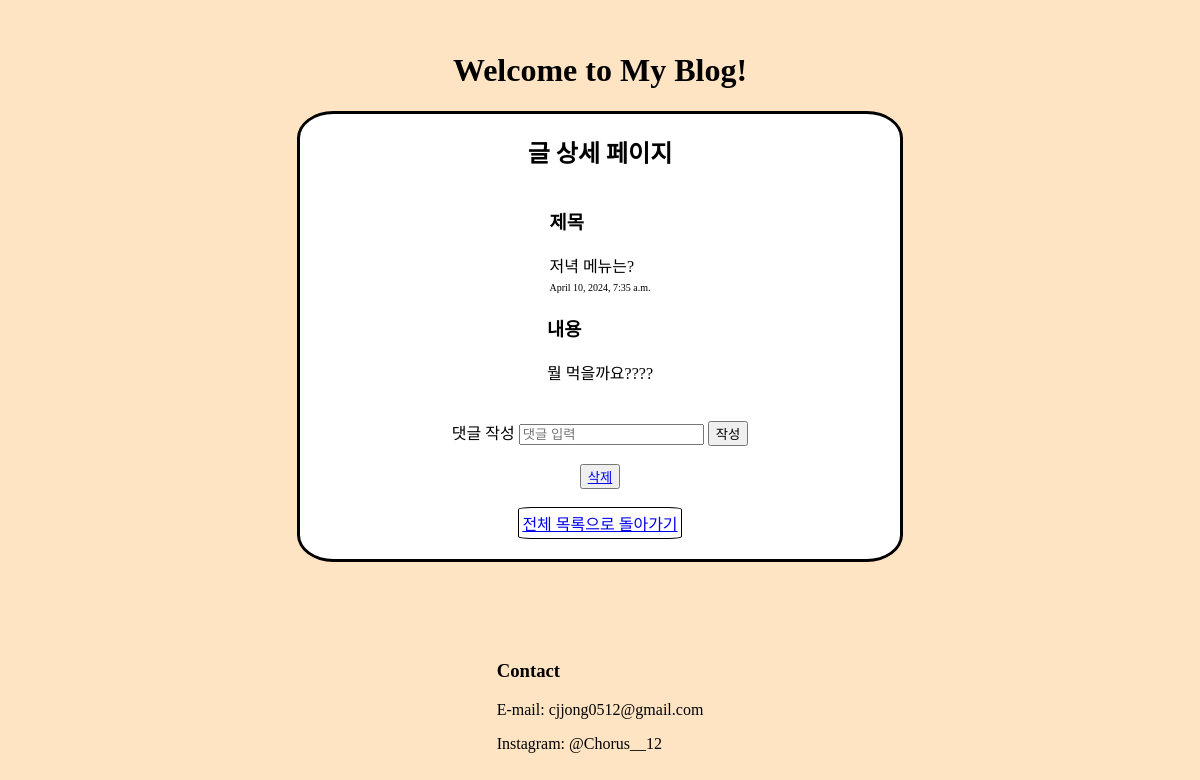
Screenshot of /detail/9 with the database file from the repository.
### blogApp/models.py (models this page shows, shortened)
class Article(models.Model):
  title = models.CharField(max_length=200)
  content = models.TextField()
  CATEGORY_CHOICES = [
    ('Hobby', '취미'),
    ('Food', '음식'),
    ('Programming', '프로그래밍'),
  ]
  category = models.CharField(max_length=20, choices=CATEGORY_CHOICES)
  reg_time = models.DateTimeField(auto_now_add=True)

### blogApp/views.py (the view, shortened to what this page needs)
# urls.py: path('detail/<int:article_id>', views.detail, name='detail'),
def detail(request, article_id):
  article = Article.objects.get(id = article_id)
  comments = Comment.objects.filter(article=article)
  return render(request, 'detail.html', {'article': article, 'comments': comments})

### blogApp/templates/detail.html (shortened to what this page needs)
{% extends 'base.html' %}
{% block css %}
{% load static %}
  <link rel="stylesheet" type="text/css" href="{% static 'detail.css' %}" />
{% endblock %}
{% block title %}
<h1>Welcome to My Blog!</h1>
{% endblock %}
{% block content %}
  <div class="main">
    <h2>글 상세 페이지</h2>
    <div>
      <h3>제목</h3>
      <div>{{ article.title }}</div>
      <span>{{ article.reg_time }}</span>
    </div>
    <div>
      <h3>내용</h3>
      <div>
        {{ article.content }}
      </div>
    </div>
    <br>
    <br>
    <form method="POST">
      댓글 작성
      <input type="text" name="content" placeholder="댓글 입력" />
      <button type="submit" name="comment">작성</button>
    </form>
    <br>
    <button>
      <a href="{% url 'delete' article.id %}">
        삭제
      </a>
    </button>
    <br>
    <div id="bottombutton">
      <a href="{% url 'list' %}">
        전체 목록으로 돌아가기
      </a>
    </div>
  </div>
{% endblock %}
{% block foot %}
  <div class="foot">
    <div>
      <h3>Contact</h3>
      <p>E-mail: cjjong0512@gmail.com</p>
      <p>Instagram: @Chorus__12</p>
    </div>
  </div>
{% endblock foot %}

### blogApp/static/base.css (style rules this page uses)
body { width: 100vw; height: 100vh; box-sizing: content-box; margin: 0; padding: 0; display: flex; flex-direction: column; align-items: center; justify-content: center; background-color: bisque; }
.main { width: 600px; height: auto; display: flex; margin-bottom: 10vh; padding-bottom: 20px; flex-direction: column; justify-content: flex-start; align-items: flex-start; background-color: white; border: 3px solid black; border-top-left-radius: 6%; border-top-right-radius: 6%; border-bottom-left-radius: 6%; border-bottom-right-radius: 6%; }
span { font-size: 10px; }
#bottombutton { padding: 3px; background-color: white; border: 1px solid black; border-top-left-radius: 8%; border-top-right-radius: 8%; border-bottom-left-radius: 8%; border-bottom-right-radius: 8%; }

### blogApp/static/detail.css (style rules this page uses)
body { width: 100vw; height: 100vh; margin: 0; padding: 0; display: flex; flex-direction: column; align-items: center; justify-content: center; background-color: bisque; }
.main { width: 600px; height: auto; display: flex; margin-bottom: 10vh; padding-bottom: 20px; flex-direction: column; justify-content: flex-start; align-items: center; background-color: white; border: 3px solid black; border-top-left-radius: 6%; border-top-right-radius: 6%; border-bottom-left-radius: 6%; border-bottom-right-radius: 6%; }
span { font-size: 10px; }
#bottombutton { padding: 3px; background-color: white; border: 1px solid black; border-top-left-radius: 8%; border-top-right-radius: 8%; border-bottom-left-radius: 8%; border-bottom-right-radius: 8%; }

### rows the page displays
Article: title "저녁 메뉴는?", reg_time "April 10, 2024, 7:35 a.m.", content "뭘 먹을까요????"
